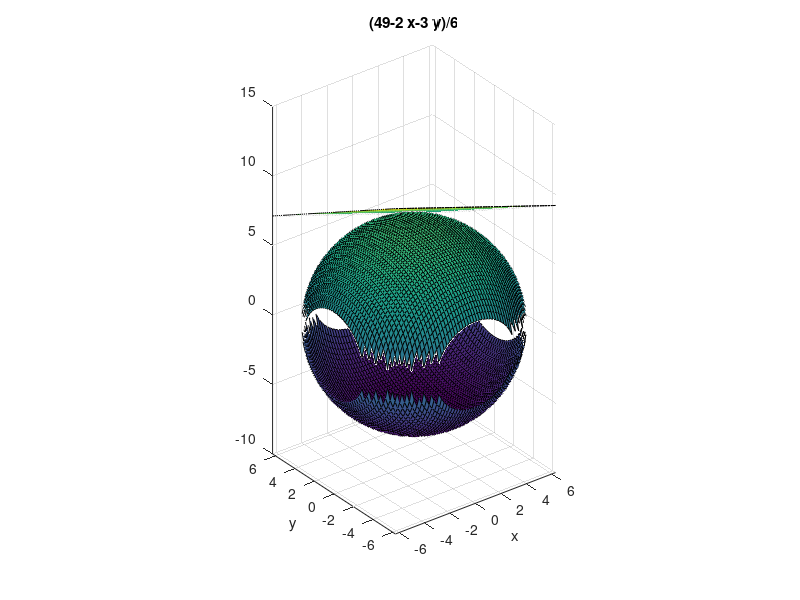
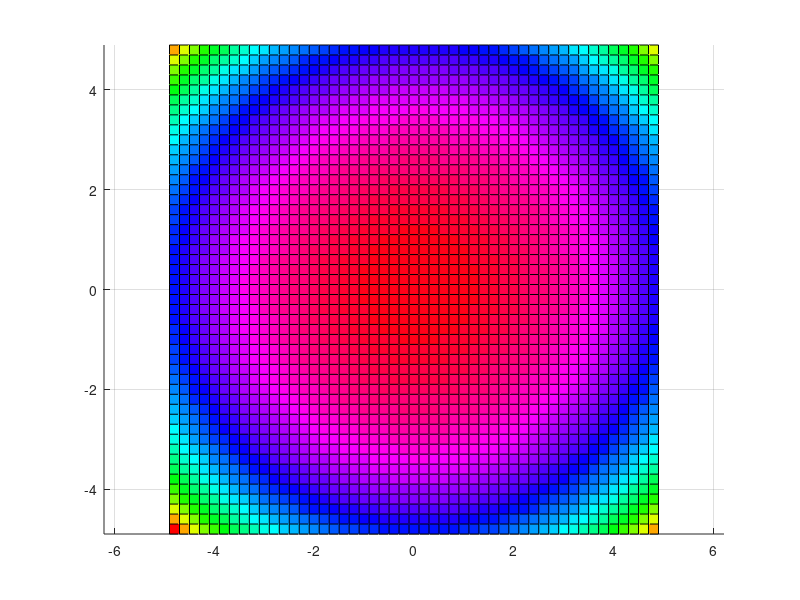

These charts were generated, in order, by the following MATLAB code: (Note: this script raises an error after producing the figures.)
% Tangentialebenen
%
fh=@(x,y) sin(x)+cos(y);
delete(findall(0,'type','line'))    % Inhalte der letzten plots löschen, figure handle behalten
delete(findall(0,'type','surface'))    % Inhalte der letzten plots löschen, figure handle behalten
clc;

mx=[-4.9:0.2:4.9];
my=[-4.9:0.2:4.9];
[xma yma] = meshgrid (mx,my);

%my=[-0.5:0.1:2.5];
%mx=[-3:0.1:3];
[xm ym zm] = meshgrid ([0:10],[0:10],[0:10]);
x0=2; y0=3;
teS=[5,5];  % x und y kantenlange der tangentialebene
mxt=[x0-teS(1)/2:0.1:x0+teS(1)/2];
myt=[y0-teS(2)/2:0.1:y0+teS(2)/2];
[xt yt] = meshgrid (mxt,myt);

u=[0:0.01:150];
v=[0:0.01:150];

R=1;
c=2;

% fig1=figure(1);
% hold on;
% %ezplot3('sin(2*pi*t)','cos(2*pi*t)','t',[0,3*pi])
% ezplot3('-sin(2*pi*3)','cos(2*pi*6.1)','3',[0,3*pi],'r')
% 
% hold off;
%ezsurf('u+v+u^2+v^2');
%view(3)
% 
% 
% 
fig1=figure(1);
%plot3(sin(u),cos(v),v);
hold on;
ezsurf('sqrt(49-x^2-y^2)');
ezsurf('-sqrt(49-x^2-y^2)');
ezsurf('(49-2*x-3*y)/6');
hold off;
axis equal;
grid on;
%ezsurf('sin(x)+cos(y)+z')
view(3)


fig5=figure(5);
hold on
surf(xma,yma,sqrt(49-xma.^2-yma.^2));
axis equal;
grid on;
colormap hsv;
freezeColors;

surf(xt,yt,(49-2*xt-3*yt)/6);
colormap gray;
hold off;
xlim([-6 6]);ylim([-6 6]);zlim([0 13]);
view(3);
% 
% fig3=figure(3);
% ezsurf('real(atan(x+i*y))')
